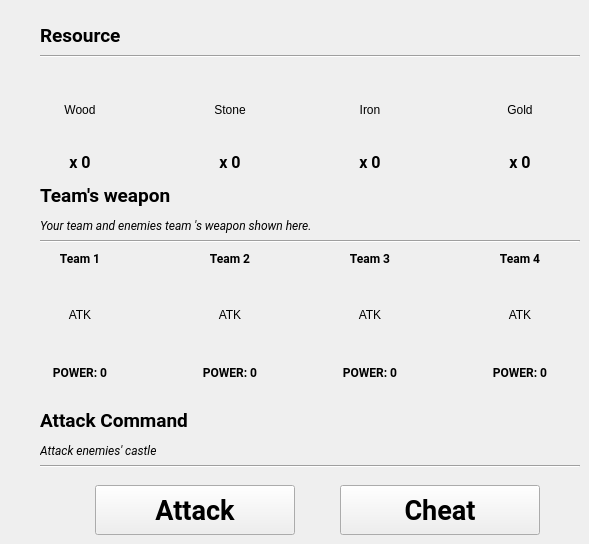
    <widget class="QWidget" name="inventoryTabPage">
     <attribute name="title">
      <string>Inventory</string>
     </attribute>
     <widget class="QLabel" name="text2_1">
      <property name="geometry">
       <rect>
        <x>40</x>
        <y>20</y>
        <width>150</width>
        <height>30</height>
       </rect>
      </property>
      <property name="font">
       <font>
        <family>Roboto</family>
        <pointsize>14</pointsize>
        <weight>75</weight>
        <bold>true</bold>
       </font>
      </property>
      <property name="text">
       <string>Resource</string>
      </property>
     </widget>
     <widget class="QLabel" name="text2_3">
      <property name="geometry">
       <rect>
        <x>40</x>
        <y>180</y>
        <width>180</width>
        <height>30</height>
       </rect>
      </property>
      <property name="font">
       <font>
        <family>Roboto</family>
        <pointsize>14</pointsize>
        <weight>75</weight>
        <bold>true</bold>
       </font>
      </property>
      <property name="text">
       <string>Team's weapon</string>
      </property>
     </widget>
     <widget class="QLabel" name="miniText2_2">
      <property name="geometry">
       <rect>
        <x>40</x>
        <y>210</y>
        <width>451</width>
        <height>30</height>
       </rect>
      </property>
      <property name="font">
       <font>
        <family>Roboto</family>
        <pointsize>9</pointsize>
        <italic>true</italic>
       </font>
      </property>
      <property name="text">
       <string>Your team and enemies team 's weapon shown here. </string>
      </property>
     </widget>
     <widget class="Line" name="line2_1">
      <property name="geometry">
       <rect>
        <x>40</x>
        <y>55</y>
        <width>540</width>
        <height>3</height>
       </rect>
      </property>
      <property name="orientation">
       <enum>Qt::Horizontal</enum>
      </property>
     </widget>
     <widget class="Line" name="line2_3">
      <property name="geometry">
       <rect>
        <x>40</x>
        <y>240</y>
        <width>540</width>
        <height>3</height>
       </rect>
      </property>
      <property name="orientation">
       <enum>Qt::Horizontal</enum>
      </property>
     </widget>
     <widget class="QLabel" name="imgWood">
      <property name="geometry">
       <rect>
        <x>40</x>
        <y>70</y>
        <width>80</width>
        <height>80</height>
       </rect>
      </property>
      <property name="styleSheet">
       <string notr="true"/>
      </property>
      <property name="text">
       <string>Wood</string>
      </property>
      <property name="alignment">
       <set>Qt::AlignCenter</set>
      </property>
     </widget>
     <widget class="QLabel" name="imgStone">
      <property name="geometry">
       <rect>
        <x>190</x>
        <y>70</y>
        <width>80</width>
        <height>80</height>
       </rect>
      </property>
      <property name="styleSheet">
       <string notr="true"/>
      </property>
      <property name="text">
       <string>Stone</string>
      </property>
      <property name="alignment">
       <set>Qt::AlignCenter</set>
      </property>
     </widget>
     <widget class="QLabel" name="imgIron">
      <property name="geometry">
       <rect>
        <x>330</x>
        <y>70</y>
        <width>80</width>
        <height>80</height>
       </rect>
      </property>
      <property name="styleSheet">
       <string notr="true"/>
      </property>
      <property name="text">
       <string>Iron</string>
      </property>
      <property name="alignment">
       <set>Qt::AlignCenter</set>
      </property>
     </widget>
     <widget class="QLabel" name="labelWoodResource">
      <property name="geometry">
       <rect>
        <x>30</x>
        <y>150</y>
        <width>100</width>
        <height>25</height>
       </rect>
      </property>
      <property name="font">
       <font>
        <family>Roboto</family>
        <pointsize>12</pointsize>
        <weight>75</weight>
        <bold>true</bold>
       </font>
      </property>
      <property name="text">
       <string>x 0</string>
      </property>
      <property name="alignment">
       <set>Qt::AlignCenter</set>
      </property>
     </widget>
     <widget class="QLabel" name="labelStoneResource">
      <property name="geometry">
       <rect>
        <x>180</x>
        <y>150</y>
        <width>100</width>
        <height>25</height>
       </rect>
      </property>
      <property name="font">
       <font>
        <family>Roboto</family>
        <pointsize>12</pointsize>
        <weight>75</weight>
        <bold>true</bold>
       </font>
      </property>
      <property name="text">
       <string>x 0</string>
      </property>
      <property name="alignment">
       <set>Qt::AlignCenter</set>
      </property>
     </widget>
     <widget class="QLabel" name="labelIronResource">
      <property name="geometry">
       <rect>
        <x>320</x>
        <y>150</y>
        <width>100</width>
        <height>25</height>
       </rect>
      </property>
      <property name="font">
       <font>
        <family>Roboto</family>
        <pointsize>12</pointsize>
        <weight>75</weight>
        <bold>true</bold>
       </font>
      </property>
      <property name="text">
       <string>x 0</string>
      </property>
      <property name="alignment">
       <set>Qt::AlignCenter</set>
      </property>
     </widget>
     <widget class="QLabel" name="equipment_atk_1">
      <property name="geometry">
       <rect>
        <x>40</x>
        <y>275</y>
        <width>80</width>
        <height>80</height>
       </rect>
      </property>
      <property name="text">
       <string>ATK</string>
      </property>
      <property name="alignment">
       <set>Qt::AlignCenter</set>
      </property>
     </widget>
     <widget class="QLabel" name="equipment_atk_2">
      <property name="geometry">
       <rect>
        <x>190</x>
        <y>275</y>
        <width>80</width>
        <height>80</height>
       </rect>
      </property>
      <property name="text">
       <string>ATK</string>
      </property>
      <property name="alignment">
       <set>Qt::AlignCenter</set>
      </property>
     </widget>
     <widget class="QLabel" name="equipment_atk_3">
      <property name="geometry">
       <rect>
        <x>330</x>
        <y>275</y>
        <width>80</width>
        <height>80</height>
       </rect>
      </property>
      <property name="text">
       <string>ATK</string>
      </property>
      <property name="alignment">
       <set>Qt::AlignCenter</set>
      </property>
     </widget>
     <widget class="QLabel" name="equipment_atk_4">
      <property name="geometry">
       <rect>
        <x>480</x>
        <y>275</y>
        <width>80</width>
        <height>80</height>
       </rect>
      </property>
      <property name="text">
       <string>ATK</string>
      </property>
      <property name="alignment">
       <set>Qt::AlignCenter</set>
      </property>
     </widget>
     <widget class="QPushButton" name="buttonAttack">
      <property name="enabled">
       <bool>true</bool>
      </property>
      <property name="geometry">
       <rect>
        <x>95</x>
        <y>485</y>
        <width>200</width>
        <height>50</height>
       </rect>
      </property>
      <property name="font">
       <font>
        <family>Roboto</family>
        <pointsize>20</pointsize>
        <weight>75</weight>
        <italic>false</italic>
        <bold>true</bold>
       </font>
      </property>
      <property name="styleSheet">
       <string notr="true"/>
      </property>
      <property name="text">
       <string>Attack</string>
      </property>
      <property name="checkable">
       <bool>false</bool>
      </property>
     </widget>
     <widget class="QLabel" name="text2_4">
      <property name="geometry">
       <rect>
        <x>40</x>
        <y>405</y>
        <width>301</width>
        <height>30</height>
       </rect>
      </property>
      <property name="font">
       <font>
        <family>Roboto</family>
        <pointsize>14</pointsize>
        <weight>75</weight>
        <bold>true</bold>
       </font>
      </property>
      <property name="text">
       <string>Attack Command</string>
      </property>
     </widget>
     <widget class="QLabel" name="miniText2_3">
      <property name="geometry">
       <rect>
        <x>40</x>
        <y>435</y>
        <width>450</width>
        <height>30</height>
       </rect>
      </property>
      <property name="font">
       <font>
        <family>Roboto</family>
        <pointsize>9</pointsize>
        <italic>true</italic>
       </font>
      </property>
      <property name="text">
       <string>Attack enemies' castle</string>
      </property>
     </widget>
     <widget class="Line" name="line2_4">
      <property name="geometry">
       <rect>
        <x>40</x>
        <y>465</y>
        <width>540</width>
        <height>3</height>
       </rect>
      </property>
      <property name="orientation">
       <enum>Qt::Horizontal</enum>
      </property>
     </widget>
     <widget class="QPushButton" name="buttonCheat">
      <property name="geometry">
       <rect>
        <x>340</x>
        <y>485</y>
        <width>200</width>
        <height>50</height>
       </rect>
      </property>
      <property name="font">
       <font>
        <family>Roboto</family>
        <pointsize>20</pointsize>
        <weight>75</weight>
        <italic>false</italic>
        <bold>true</bold>
       </font>
      </property>
      <property name="styleSheet">
       <string notr="true"/>
      </property>
      <property name="text">
       <string>Cheat</string>
      </property>
     </widget>
     <widget class="QLabel" name="textTeam1Weapon">
      <property name="geometry">
       <rect>
        <x>55</x>
        <y>243</y>
        <width>50</width>
        <height>30</height>
       </rect>
      </property>
      <property name="font">
       <font>
        <family>Roboto</family>
        <pointsize>9</pointsize>
        <weight>75</weight>
        <italic>false</italic>
        <bold>true</bold>
       </font>
      </property>
      <property name="text">
       <string>Team 1</string>
      </property>
      <property name="alignment">
       <set>Qt::AlignCenter</set>
      </property>
     </widget>
     <widget class="QLabel" name="textTeam4Weapon">
      <property name="geometry">
       <rect>
        <x>495</x>
        <y>243</y>
        <width>50</width>
        <height>30</height>
       </rect>
      </property>
      <property name="font">
       <font>
        <family>Roboto</family>
        <pointsize>9</pointsize>
        <weight>75</weight>
        <italic>false</italic>
        <bold>true</bold>
       </font>
      </property>
      <property name="text">
       <string>Team 4</string>
      </property>
      <property name="alignment">
       <set>Qt::AlignCenter</set>
      </property>
     </widget>
     <widget class="QLabel" name="textTeam2Weapon">
      <property name="geometry">
       <rect>
        <x>205</x>
        <y>243</y>
        <width>50</width>
        <height>30</height>
       </rect>
      </property>
      <property name="font">
       <font>
        <family>Roboto</family>
        <pointsize>9</pointsize>
        <weight>75</weight>
        <italic>false</italic>
        <bold>true</bold>
       </font>
      </property>
      <property name="text">
       <string>Team 2</string>
      </property>
      <property name="alignment">
       <set>Qt::AlignCenter</set>
      </property>
     </widget>
     <widget class="QLabel" name="textTeam3Weapon">
      <property name="geometry">
       <rect>
        <x>345</x>
        <y>243</y>
        <width>50</width>
        <height>30</height>
       </rect>
      </property>
      <property name="font">
       <font>
        <family>Roboto</family>
        <pointsize>9</pointsize>
        <weight>75</weight>
        <italic>false</italic>
        <bold>true</bold>
       </font>
      </property>
      <property name="text">
       <string>Team 3</string>
      </property>
      <property name="alignment">
       <set>Qt::AlignCenter</set>
      </property>
     </widget>
     <widget class="QLabel" name="labelAtk_team1">
      <property name="geometry">
       <rect>
        <x>30</x>
        <y>360</y>
        <width>100</width>
        <height>25</height>
       </rect>
      </property>
      <property name="font">
       <font>
        <family>Roboto</family>
        <pointsize>9</pointsize>
        <weight>75</weight>
        <italic>false</italic>
        <bold>true</bold>
       </font>
      </property>
      <property name="text">
       <string>POWER: 0</string>
      </property>
      <property name="alignment">
       <set>Qt::AlignCenter</set>
      </property>
     </widget>
     <widget class="QLabel" name="labelAtk_team2">
      <property name="geometry">
       <rect>
        <x>180</x>
        <y>360</y>
        <width>100</width>
        <height>25</height>
       </rect>
      </property>
      <property name="font">
       <font>
        <family>Roboto</family>
        <pointsize>9</pointsize>
        <weight>75</weight>
        <italic>false</italic>
        <bold>true</bold>
       </font>
      </property>
      <property name="text">
       <string>POWER: 0</string>
      </property>
      <property name="alignment">
       <set>Qt::AlignCenter</set>
      </property>
     </widget>
     <widget class="QLabel" name="labelAtk_team3">
      <property name="geometry">
       <rect>
        <x>320</x>
        <y>360</y>
        <width>100</width>
        <height>25</height>
       </rect>
      </property>
      <property name="font">
       <font>
        <family>Roboto</family>
        <pointsize>9</pointsize>
        <weight>75</weight>
        <italic>false</italic>
        <bold>true</bold>
       </font>
      </property>
      <property name="text">
       <string>POWER: 0</string>
      </property>
      <property name="alignment">
       <set>Qt::AlignCenter</set>
      </property>
     </widget>
     <widget class="QLabel" name="labelAtk_team4">
      <property name="geometry">
       <rect>
        <x>470</x>
        <y>360</y>
        <width>100</width>
        <height>25</height>
       </rect>
      </property>
      <property name="font">
       <font>
        <family>Roboto</family>
        <pointsize>9</pointsize>
        <weight>75</weight>
        <italic>false</italic>
        <bold>true</bold>
       </font>
      </property>
      <property name="text">
       <string>POWER: 0</string>
      </property>
      <property name="alignment">
       <set>Qt::AlignCenter</set>
      </property>
     </widget>
     <widget class="QLabel" name="imgGold">
      <property name="geometry">
       <rect>
        <x>480</x>
        <y>70</y>
        <width>80</width>
        <height>80</height>
       </rect>
      </property>
      <property name="styleSheet">
       <string notr="true"/>
      </property>
      <property name="text">
       <string>Gold</string>
      </property>
      <property name="alignment">
       <set>Qt::AlignCenter</set>
      </property>
     </widget>
     <widget class="QLabel" name="labelGoldResource">
      <property name="geometry">
       <rect>
        <x>470</x>
        <y>150</y>
        <width>100</width>
        <height>25</height>
       </rect>
      </property>
      <property name="font">
       <font>
        <family>Roboto</family>
        <pointsize>12</pointsize>
        <weight>75</weight>
        <bold>true</bold>
       </font>
      </property>
      <property name="text">
       <string>x 0</string>
      </property>
      <property name="alignment">
       <set>Qt::AlignCenter</set>
      </property>
     </widget>
    </widget>
